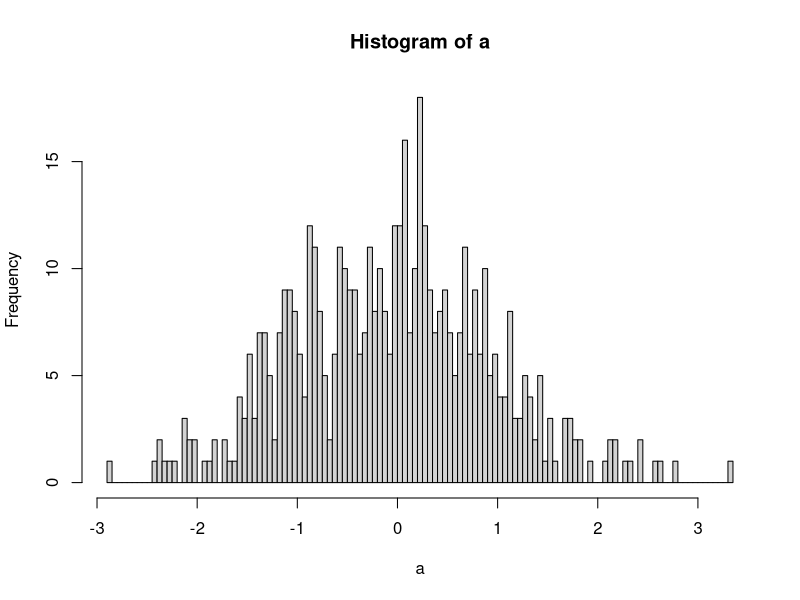
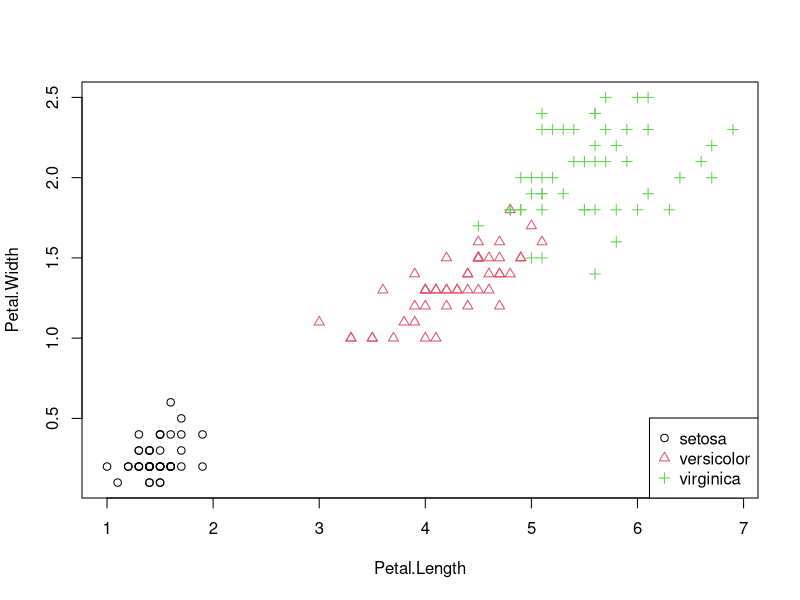

These charts were generated, in order, by the following R code:
### 応用プログラミング3
### 第1回　ガイダンス、Rプログラミングの基本
### ハンズオン用プログラム
### 
### 専修大学ネットワーク情報学部
### 田中健太


# 4.10　ハンズオン: オブジェクト作成と関数の実行
## まずはRStudio (Posit Cloud) の操作に慣れましょう。
## プログラムにカーソルを合わせ、Ctrl + Enter (macOSではCmd + Enter)
## キーを押すと実行できます。

# オブジェクトへの値の代入
a <- 334


# オブジェクトの内容の出力
a

#--------------------------------------------------------------------#

## マウスやキーボードで複数行を選択し、まとめて実行することもできます。
## 以下のブロックをまとめて選択し、実行してみましょう。

# オブジェクトのへの値の代入
a <- rnorm(500)


# ヒストグラムの描画
hist(a, breaks = 100)

#--------------------------------------------------------------------#

# 5.1　オブジェクトと関数

a <- 1 # オブジェクトaに1を代入
a # aの中身を参照

#--------------------------------------------------------------------#

a <- 3 # オブジェクトaに3を代入
sqrt(a) # aの平方根を算出する

#--------------------------------------------------------------------#

# グラフィックスを作成してみる (詳細は後述)
plot(Petal.Width ~ Petal.Length, data = iris,
     col = as.numeric(Species),
     pch = as.numeric(Species))

legend(x = "bottomright",
       legend = levels(iris$Species),
       col = 1:3,
       pch = 1:3)

#--------------------------------------------------------------------#

# 5.2　さまざまな関数

date() # 引数のいらない関数を実行

#--------------------------------------------------------------------#

sqrt(9) # 引数が必要な関数を実行

#--------------------------------------------------------------------#

a <- 1:100
head(a, n = 10) # オプションを指定できる関数を実行

#--------------------------------------------------------------------#

# 5.3　ヘルプの参照

help(date)

#--------------------------------------------------------------------#

# パッケージ全体のヘルプを参照
help(package = "stats")

#--------------------------------------------------------------------#

# 6.1　スカラー

a <- 794 # オブジェクトaに794を代入
a # aの中身を参照

#--------------------------------------------------------------------#

b <- "あいうえお" # オブジェクトbに "あいうえお" を代入
b # bの中身を参照

#--------------------------------------------------------------------#

# 6.2　ベクトル

a <- c(794, 1192, 2021) # オブジェクトaに 794, 1192, 2021 を代入
a

#--------------------------------------------------------------------#

a[2] # aの2番目の要素を出力
a[2:3] # aの2番目から3番目の要素を出力

#--------------------------------------------------------------------#

# Q. ベクトルaの「1番目と3番目の要素」を取り出すにはどうしたらよいでしょうか

a[] # 適切なプログラムを記述してください

#--------------------------------------------------------------------#

# 6.3　行列

a <- letters[1:9] # 小文字アルファベットが格納された定数から最初の6文字を出力
b <- matrix(a, nrow = 3) # 行列を作成
b

#--------------------------------------------------------------------#

b[1, ] # 行列の1行目を参照

#--------------------------------------------------------------------#

b[, 1] # 行列の1列目を参照

#--------------------------------------------------------------------#

b <- matrix(a, nrow = 3, byrow = TRUE) # 行列を作成
b

#--------------------------------------------------------------------#

# Q. 行列bの「2行目から3行目の1列目と3列目」を取り出すにはどうしたらよいでしょうか

b[] # 適切なプログラムを記述してください
